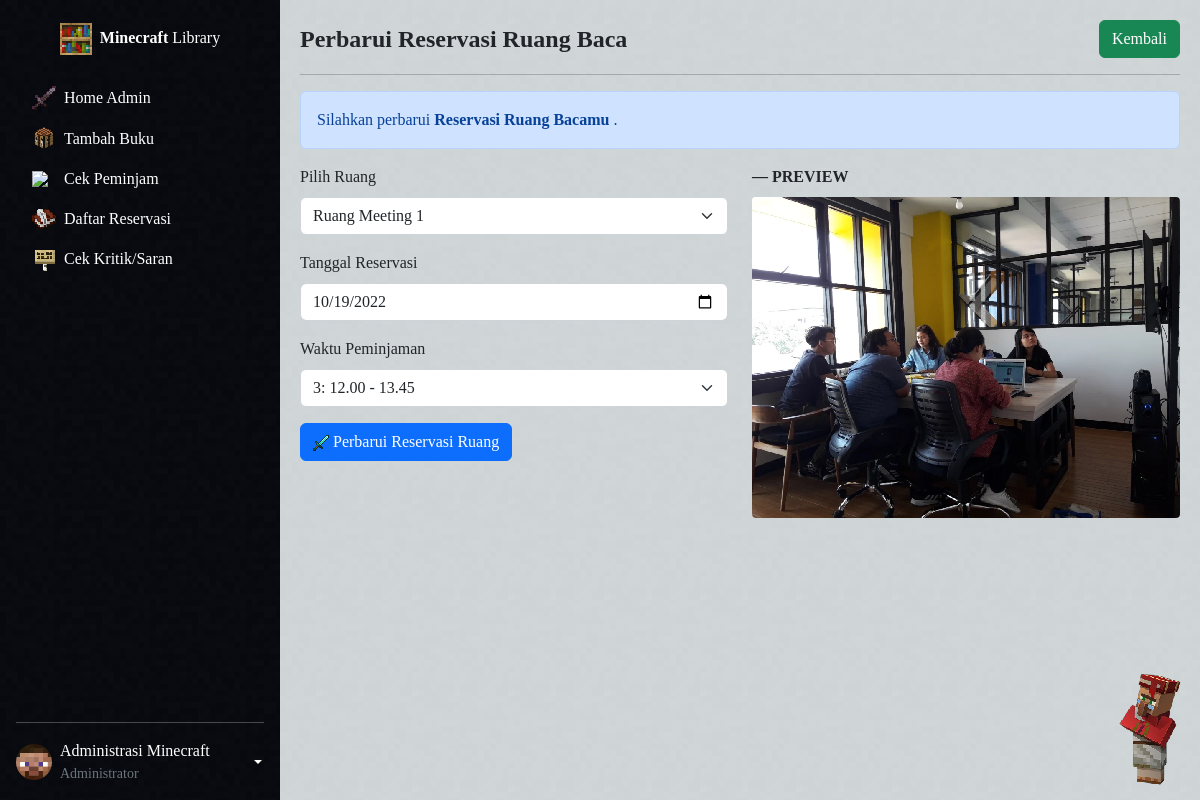
Screenshot of /page/User/EditReservasi.php?id=9 (signed in) with the database file from the repository.
### tables this page shows
CREATE TABLE `reservasi_ruang_baca` (
  `id` int(10) UNSIGNED NOT NULL,
  `id_user` int(10) UNSIGNED NOT NULL,
  `id_ruang` int(10) UNSIGNED NOT NULL,
  `tanggal` date DEFAULT NULL,
  `sesi` tinyint(4) DEFAULT NULL,
  `status` tinyint(1) DEFAULT NULL
);

CREATE TABLE `ruang_baca` (
  `id` int(10) UNSIGNED NOT NULL,
  `nama_ruang` varchar(150) NOT NULL,
  `deskripsi` text DEFAULT NULL,
  `kapasitas` int(10) NOT NULL,
  `gambar` varchar(100) DEFAULT NULL
);

### page/User/EditReservasi.php (the view, shortened to what this page needs)
<?php include '../../components/header.php';
$sesi = [
    1 => '1: 08.00 - 09.45',
    2 => '2: 10.00 - 11.45',
    3 => '3: 12.00 - 13.45',
    4 => '4: 14.00 - 15.45',
    5 => '5: 16.00 - 17.45',
];
if (isset($_GET['id'])) {
    $id = intval($_GET['id']);
    $sql = "SELECT * FROM reservasi_ruang_baca WHERE id = ?;";
    $stmt = $conn->prepare($sql);
    $stmt->bind_param("i", $id);
    $stmt->execute();
    $result = $stmt->get_result();
    $reservasi = $result->fetch_assoc();
}
?>
<div class="d-flex justify-content-between align-items-center">
    <h4 class="mb-0">Perbarui Reservasi Ruang Baca</h4>
    <a class="btn btn-success" href="javascript:history.back()">Kembali</a>
</div>
<img src="../../assets/images/mc-villager.png" class="villager" />
<hr>
<div class="alert alert-primary" role="alert">
    Silahkan perbarui <strong> Reservasi Ruang Bacamu </strong>.
</div>
<div class="row" style="margin-bottom:15vw;">
    <form class="col-md-6 mb-3 needs-validation" id="form-reservasi-ruang" method="POST" enctype="multipart/form-data" action="../../process/reservasiRuangUser.php">
        <div class="mb-3">
            <label for="id_ruang" class="form-label">Pilih Ruang</label>
            <select class="form-select" name="id_ruang" id="id_ruang" onchange="preview()"  required>
                <?php
                    $query = mysqli_query($conn, "SELECT * FROM ruang_baca;") or die(mysqli_error($conn));
                    while ($data = mysqli_fetch_assoc($query)) { ?>
                        <option value="<?php echo $data['id'] ?>" data-image="<?php echo $data['gambar'];?>"    <?php echo ($reservasi['id_ruang'] == $data['id']) ? 'selected' : '' ?>><?php echo $data['nama_ruang'] ?></option>
                <?php
                    }
                ?>
            </select>
        </div>
        <div class="mb-3">
            <label for="tanggal_reservasi" class="form-label">Tanggal Reservasi</label>
            <input type="date" class="form-control" id="tanggal_reservasi" name="tanggal" value="<?php echo $reservasi['tanggal'] ?>" min="<?php echo date("Y-m-d");?>" required>
        </div>
        <div class="mb-3">
            <label for="sesi" class="form-label">Waktu Peminjaman</label>
            <select class="form-select" name="sesi" id="sesi" required>
            <?php foreach ($sesi as $key => $value) { ?>
                <option value="<?php echo $key; ?>" <?php echo ($reservasi['sesi'] == $key ) ? "selected" : ''; ?> > <?php echo $value; ?> </option>
            <?php } ?>
            </select>
        </div>
        <div class="">
            <button class="btn btn-primary" type="submit" name="action" value="edit">
                <img src="../../assets/images/mc-icons/diamond_sword.png" class="mc-icon"> Perbarui Reservasi Ruang
            </button>
        </div>
    </form>
    <div class="col-md-6 mb-3 text-center text-md-start">
        <p class="fw-bold mb-2">&mdash; PREVIEW</p>
        <img id="gambar-ruangan" src="../../assets/images/bgLogin.jpg" class="gambar-ruang w-100" >
    </div>
</div>
<?php include '../../components/footer.php'; ?>

### assets/css/style.css (style rules this page uses)
:root { --jc-sidebar-width: 280px; --bs-font-sans-serif: 'Minecraft'; }
h1, h2, h3, h4, h5, h6, .h1, .h2, .h3, .h4, .h5, .h6 { font-weight: bold; }
.gambar-buku, .gambar-buku-sm, .gambar-ruang, .gambar-ruang-sm, .gambar-user { aspect-ratio: 1 / 1; object-fit: contain; background-color: #fff; border-radius: .25rem; max-width: 100%; }
.gambar-ruang, .gambar-ruang-sm { aspect-ratio: 4 / 3; }
.gambar-ruang { width: 250px; }
.mc-icon { image-rendering: pixelated; }
.villager { height: 10vw; position: fixed; bottom: 10px; right: 20px; transform: scaleX(-1); z-index:1000; }

### assets/css/header.css (style rules this page uses)
.main-body { display: flex; flex-flow: row; }

### rows the page displays
reservasi_ruang_baca: id_ruang "Ruang Meeting 1", tanggal "10/19/2022", sesi "3: 12.00 - 13.45"

### other values shown
$_SESSION["user"]["nama"] "Administrasi Minecraft"
